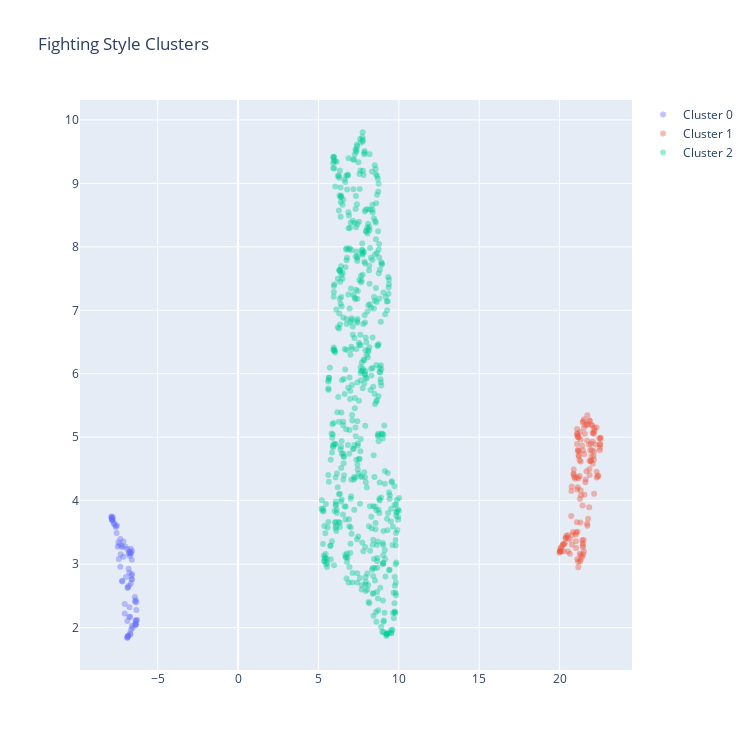

Notebook source saved alongside this figure:
### Code cell
from scripts.cluster import ClusterAnalysis

ca = ClusterAnalysis(fighter_df.loc[fighter_df['weight_class'] == 'Featherweight'], n_neighbors=10, min_cluster_size=10, min_dist=0.10, metric='euclidean', cluster_dims=style_dims)
ca.run()

### Figure 1 — Plotly figure (JSON) as saved in the notebook; plotly's stock layout.template omitted (floating-point values rounded to 4 significant figures; data arrays with more than 128 entries replaced by an {"elided": "..."} marker saying what was removed)
{"data": [{"hovertext": ["TJ Brown", "Damon Jackson", "Charles Jourdain", "Brian Ortega", "Bill Algeo", "Damon Jackson", "Damon Jackson", "Brian Kelleher", "Jonathan Pearce", "Bill Algeo", "Brian Kelleher", "Charles Jourdain", "Charles Rosa", "Jonathan Pearce", "Charles Rosa", "Charles Jourdain", "Charles Rosa", "Jonathan Pearce", "Spike Carlyle", "Brian Ortega", "Youssef Zalal", "Charles Jourdain", "Brian Kelleher", "TJ Brown", "Youssef Zalal", "Grant Dawson", "Charles Rosa", "Kyle Nelson", "Brian Ortega", "Dan Hooker", "Marlon Vera", "Brian Ortega", "Dan Hooker", "Damon Jackson", "Charles Rosa", "Charles Rosa", "Kyle Nelson", "Damon Jackson", "Jonathan Pearce", "Bill Algeo", "Jonathan Pearce", "Charles Rosa", "Charles Jourdain", "TJ Brown", "Charles Jourdain", "Dan Hooker", "Kamuela Kirk", "Damon Jackson", "Brian Ortega", "Youssef Zalal", "Bill Algeo", "TJ Brown", "Brian Kelleher", "Youssef Zalal", "Damon Jackson", "Bill Algeo", "Damon Jackson", "Kyle Nelson", "Youssef Zalal", "Charles Jourdain", "Brian Kelleher", "Marlon Vera", "Brian Kelleher", "Charles Rosa", "Charles Jourdain", "Kyle Nelson", "Grant Dawson", "Brian Ortega", "Brian Ortega", "Brian Ortega", "Charles Rosa", "Brian Ortega", "Dan Hooker", "Charles Rosa", "Brian Ortega", "Damon Jackson", "Dan Hooker"], "marker": {"opacity": 0.4, "size": 6}, "mode": "markers", "name": "Cluster 0", "text": ["TJ Brown", "Damon Jackson", "Charles Jourdain", "Brian Ortega", "Bill Algeo", "Damon Jackson", "Damon Jackson", "Brian Kelleher", "Jonathan Pearce", "Bill Algeo", "Brian Kelleher", "Charles Jourdain", "Charles Rosa", "Jonathan Pearce", "Charles Rosa", "Charles Jourdain", "Charles Rosa", "Jonathan Pearce", "Spike Carlyle", "Brian Ortega", "Youssef Zalal", "Charles Jourdain", "Brian Kelleher", "TJ Brown", "Youssef Zalal", "Grant Dawson", "Charles Rosa", "Kyle Nelson", "Brian Ortega", "Dan Hooker", "Marlon Vera", "Brian Ortega", "Dan Hooker", "Damon Jackson", "Charles Rosa", "Charles Rosa", "Kyle Nelson", "Damon Jackson", "Jonathan Pearce", "Bill Algeo", "Jonathan Pearce", "Charles Rosa", "Charles Jourdain", "TJ Brown", "Charles Jourdain", "Dan Hooker", "Kamuela Kirk", "Damon Jackson", "Brian Ortega", "Youssef Zalal", "Bill Algeo", "TJ Brown", "Brian Kelleher", "Youssef Zalal", "Damon Jackson", "Bill Algeo", "Damon Jackson", "Kyle Nelson", "Youssef Zalal", "Charles Jourdain", "Brian Kelleher", "Marlon Vera", "Brian Kelleher", "Charles Rosa", "Charles Jourdain", "Kyle Nelson", "Grant Dawson", "Brian Ortega", "Brian Ortega", "Brian Ortega", "Charles Rosa", "Brian Ortega", "Dan Hooker", "Charles Rosa", "Brian Ortega", "Damon Jackson", "Dan Hooker"], "textfont": {"color": "black", "size": 10}, "textposition": "top center", "type": "scatter", "x": [-6.895, -7.709, -6.618, -6.817, -6.767, -7.715, -7.605, -7.56, -7.848, -6.612, -7.614, -6.599, -6.612, -6.769, -6.596, -6.326, -6.337, -6.757, -7.535, -6.878, -7.383, -6.368, -6.655, -7.883, -7.253, -7.823, -6.357, -6.867, -7.048, -7.221, -6.674, -6.968, -7.202, -7.49, -7.326, -6.719, -6.592, -7.785, -7.854, -7.137, -7.873, -6.671, -6.393, -7.202, -6.398, -6.419, -6.677, -6.808, -6.688, -7.133, -6.637, -7.305, -6.57, -7.02, -6.777, -6.671, -7.417, -6.87, -7.446, -6.333, -6.725, -6.36, -6.713, -6.364, -6.293, -6.804, -7.818, -6.868, -6.853, -6.898, -6.414, -6.737, -7.049, -6.808, -7.817, -7.326, -6.887], "y": [3.239, 3.631, 2.758, 1.875, 2.865, 3.645, 3.587, 3.49, 3.72, 2.764, 3.607, 2.03, 3.07, 2.173, 3.208, 2.28, 2.399, 2.321, 3.611, 1.841, 3.302, 2.112, 1.969, 3.75, 3.292, 3.698, 2.052, 2.63, 2.223, 2.739, 3.168, 2.796, 2.726, 3.276, 3.396, 3.197, 2.844, 3.743, 3.723, 3.118, 3.736, 3.169, 2.071, 3.27, 2.038, 2.484, 3.243, 2.928, 1.894, 3.356, 2.82, 3.157, 1.995, 3.28, 3.198, 2.692, 3.082, 2.633, 3.344, 2.113, 1.907, 2.431, 2.168, 2.044, 2.121, 2.66, 3.693, 1.862, 1.866, 1.844, 2.414, 3.13, 2.372, 3.163, 3.693, 2.958, 2.105]}, {"hovertext": {"elided": "137 str values"}, "marker": {"opacity": 0.4, "size": 6}, "mode": "markers", "name": "Cluster 1", "text": {"elided": "137 str values"}, "textfont": {"color": "black", "size": 10}, "textposition": "top center", "type": "scatter", "x": {"elided": "137 float values"}, "y": {"elided": "137 float values"}}, {"hovertext": {"elided": "572 str values"}, "marker": {"opacity": 0.4, "size": 6}, "mode": "markers", "name": "Cluster 2", "text": {"elided": "572 str values"}, "textfont": {"color": "black", "size": 10}, "textposition": "top center", "type": "scatter", "x": {"elided": "572 float values"}, "y": {"elided": "572 float values"}}], "layout": {"height": 750, "showlegend": true, "title": {"text": "Fighting Style Clusters"}, "width": 750, "xaxis": {"autorange": true, "range": [-9.835, 24.51], "type": "linear"}, "yaxis": {"autorange": true, "range": [1.333, 10.31], "type": "linear"}}}
